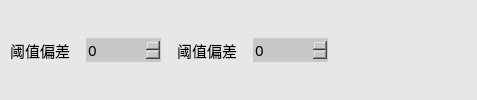
             <widget class="QWidget" name="widget_10" native="true">
              <property name="styleSheet">
               <string notr="true">background-color: rgb(231, 231, 231);</string>
              </property>
              <layout class="QHBoxLayout" name="horizontalLayout_6">
               <property name="leftMargin">
                <number>0</number>
               </property>
               <property name="topMargin">
                <number>0</number>
               </property>
               <property name="rightMargin">
                <number>0</number>
               </property>
               <property name="bottomMargin">
                <number>0</number>
               </property>
               <item>
                <widget class="QLabel" name="label_14">
                 <property name="minimumSize">
                  <size>
                   <width>80</width>
                   <height>0</height>
                  </size>
                 </property>
                 <property name="font">
                  <font>
                   <family>微软雅黑</family>
                   <pointsize>11</pointsize>
                   <weight>50</weight>
                   <italic>false</italic>
                   <bold>false</bold>
                  </font>
                 </property>
                 <property name="styleSheet">
                  <string notr="true">font: 11pt &quot;微软雅黑&quot;;</string>
                 </property>
                 <property name="text">
                  <string>阈值偏差</string>
                 </property>
                 <property name="alignment">
                  <set>Qt::AlignCenter</set>
                 </property>
                </widget>
               </item>
               <item>
                <widget class="KSpinBoxKb" name="spinBoxBinThreshold">
                 <property name="minimumSize">
                  <size>
                   <width>75</width>
                   <height>0</height>
                  </size>
                 </property>
                 <property name="maximumSize">
                  <size>
                   <width>60</width>
                   <height>16777215</height>
                  </size>
                 </property>
                 <property name="font">
                  <font>
                   <family>微软雅黑</family>
                   <pointsize>11</pointsize>
                   <weight>50</weight>
                   <italic>false</italic>
                   <bold>false</bold>
                  </font>
                 </property>
                 <property name="styleSheet">
                  <string notr="true">
QSpinBox
{
font: 11pt &quot;微软雅黑&quot;;
	border-width:1;border-style:none;
	border-color:rgb(255, 255, 255);
	background-color: rgb(200, 200, 200);
	color::rgb(255,255, 0);

}
QSpinBox::down-button
{   
	
	background-color: rgb(200, 200, 200);
	subcontrol-origin:border;
    subcontrol-position:left;
    image: url(:/左normal.png);
    width: 20px;
    height: 30px; ;
}
QSpinBox::up-button
{
board:none;
	background-color: rgb(200, 200, 200);
	subcontrol-origin:border;
    subcontrol-position:right;
    image: url(:/右normal.png);
    width: 20px;
    height: 30px;       
}

QSpinBox::up-button:pressed
{
board:none;
background-color: rgb(103, 103, 103);
	subcontrol-origin:border;
    subcontrol-position:right;
    image: url(:/右press.png);
    width: 20px;
    height: 30px;      
}
QSpinBox::down-button:pressed
{
board:none;
background-color: rgb(103, 103, 103);
	subcontrol-origin:border;
    subcontrol-position:left;
    image: url(:/左press.png);
    width: 20px;
    height: 30px; 
}
</string>
                 </property>
                 <property name="minimum">
                  <number>0</number>
                 </property>
                 <property name="maximum">
                  <number>255</number>
                 </property>
                </widget>
               </item>
               <item>
                <widget class="QLabel" name="label_15">
                 <property name="minimumSize">
                  <size>
                   <width>80</width>
                   <height>0</height>
                  </size>
                 </property>
                 <property name="font">
                  <font>
                   <family>微软雅黑</family>
                   <pointsize>11</pointsize>
                   <weight>50</weight>
                   <italic>false</italic>
                   <bold>false</bold>
                  </font>
                 </property>
                 <property name="styleSheet">
                  <string notr="true">font: 11pt &quot;微软雅黑&quot;;</string>
                 </property>
                 <property name="text">
                  <string>阈值偏差</string>
                 </property>
                 <property name="alignment">
                  <set>Qt::AlignCenter</set>
                 </property>
                </widget>
               </item>
               <item>
                <widget class="KSpinBoxKb" name="spinBoxThreshBasis">
                 <property name="minimumSize">
                  <size>
                   <width>75</width>
                   <height>0</height>
                  </size>
                 </property>
                 <property name="maximumSize">
                  <size>
                   <width>60</width>
                   <height>16777215</height>
                  </size>
                 </property>
                 <property name="font">
                  <font>
                   <family>微软雅黑</family>
                   <pointsize>11</pointsize>
                   <weight>50</weight>
                   <italic>false</italic>
                   <bold>false</bold>
                  </font>
                 </property>
                 <property name="styleSheet">
                  <string notr="true">
QSpinBox
{
font: 11pt &quot;微软雅黑&quot;;
	border-width:1;border-style:none;
	border-color:rgb(255, 255, 255);
	background-color: rgb(200, 200, 200);
	color::rgb(255,255, 0);

}
QSpinBox::down-button
{   
	
	background-color: rgb(200, 200, 200);
	subcontrol-origin:border;
    subcontrol-position:left;
    image: url(:/左normal.png);
    width: 20px;
    height: 30px; ;
}
QSpinBox::up-button
{
board:none;
	background-color: rgb(200, 200, 200);
	subcontrol-origin:border;
    subcontrol-position:right;
    image: url(:/右normal.png);
    width: 20px;
    height: 30px;       
}

QSpinBox::up-button:pressed
{
board:none;
background-color: rgb(103, 103, 103);
	subcontrol-origin:border;
    subcontrol-position:right;
    image: url(:/右press.png);
    width: 20px;
    height: 30px;      
}
QSpinBox::down-button:pressed
{
board:none;
background-color: rgb(103, 103, 103);
	subcontrol-origin:border;
    subcontrol-position:left;
    image: url(:/左press.png);
    width: 20px;
    height: 30px; 
}
</string>
                 </property>
                 <property name="maximum">
                  <number>255</number>
                 </property>
                </widget>
               </item>
               <item>
                <spacer name="horizontalSpacer_2">
                 <property name="orientation">
                  <enum>Qt::Horizontal</enum>
                 </property>
                 <property name="sizeHint" stdset="0">
                  <size>
                   <width>149</width>
                   <height>20</height>
                  </size>
                 </property>
                </spacer>
               </item>
              </layout>
             </widget>
